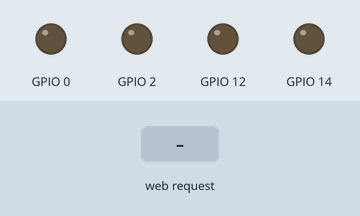
Simulated run of this sketch. Board: ESP8266 (NodeMCU). On the bench: output pins drawn as LEDs (lit = HIGH). The inputs (shaded band) are chosen by the test bench. WiFi joins after 1.5 s; servers stay silent unless stated; what the sketch prints to the serial monitor is not drawn.

Above: at 2.7 s.
2.8 s: HTTP request GET /A received
At 3.5 s:
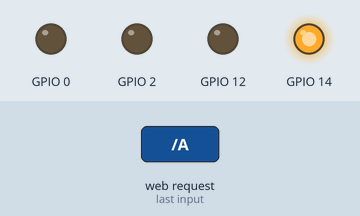
4.3 s: HTTP request GET /B received
At 4.6 s:
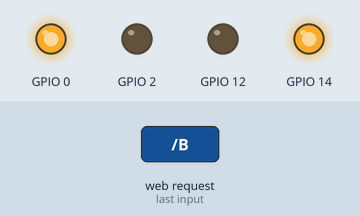
5.8 s: HTTP request GET /a received
At 6.9 s:
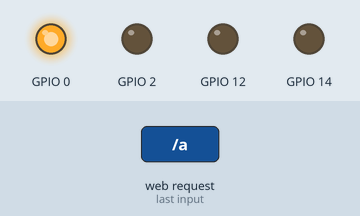
Timing chart, 0 to 8.8 s (numbered marks = the images above; inputs shaded):
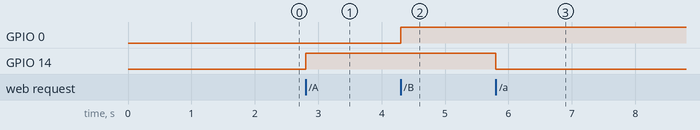

Measured:
- after the input at 2.8 s, GPIO 14: LOW → HIGH at once
- after the input at 4.3 s, GPIO 0: LOW → HIGH at once
- after the input at 5.8 s, GPIO 14: HIGH → LOW at once

The sketch:

wifihomeautomation.ino
```cpp
#include <ESP8266WiFi.h>

const char* ssid = "your username";
const char* password = "your hotspot password";

int valuea = LOW,valueb = LOW,valuec = LOW,valued = LOW,valuee = LOW,valuef = LOW,valueg = LOW,valueh = LOW,valuei = LOW,valuej = LOW;

WiFiServer server(80);


void setup() {
  Serial.begin(115200);
//  port.begin(115200);
  delay(10);


  // prepare GPIO2
  pinMode(12, OUTPUT);
  pinMode(14, OUTPUT);
  pinMode(2, OUTPUT);
  pinMode(0, OUTPUT);


  digitalWrite(12, LOW);
  digitalWrite(14, LOW);
  digitalWrite(2, LOW);
  digitalWrite(0, LOW);

  // Connect to WiFi network
  Serial.println();
  Serial.println();
  Serial.print("Connecting to ");
  Serial.println(ssid);

  WiFi.begin(ssid, password);

  while (WiFi.status() != WL_CONNECTED) {
    delay(500);
    Serial.print(".");
  }
  Serial.println("");
  Serial.println("WiFi connected");

  // Start the server
  server.begin();
  Serial.println("Server started");

  // Print the IP address
  Serial.println(WiFi.localIP());
}

void loop() {


  // Check if a client has connected
  WiFiClient client = server.available();
  if (!client) {
    return;
  }

  // Wait until the client sends some data
  Serial.println("new client");
  while(!client.available()){
    delay(1);
  }

  // Read the first line of the request
  String req = client.readStringUntil('\r');
  Serial.println(req);
  client.flush();

  // Match the request
if (req.indexOf("/A") != -1)  {
    digitalWrite(14, HIGH);
    digitalWrite(12, LOW);

    valuea = HIGH;
  }
  if (req.indexOf("/a") != -1)  {
    digitalWrite(14, LOW);
    digitalWrite(12, LOW);

    valuea = LOW;
  }

 if (req.indexOf("/B") != -1)  {
    digitalWrite(0, HIGH);
    digitalWrite(2, LOW);

    valueb = HIGH;
  }
  if (req.indexOf("/b") != -1)  {
   digitalWrite(0, LOW);
    digitalWrite(2, LOW);

    valueb = LOW;
  }


  client.flush();

   // Return the response
  client.println("HTTP/1.1 200 OK");
  client.println("Content-Type: text/html");
  client.println(""); //  do not forget this one
 // client.print("Led pin is now: ");
  Serial.println("Client disonnected");
}
```
